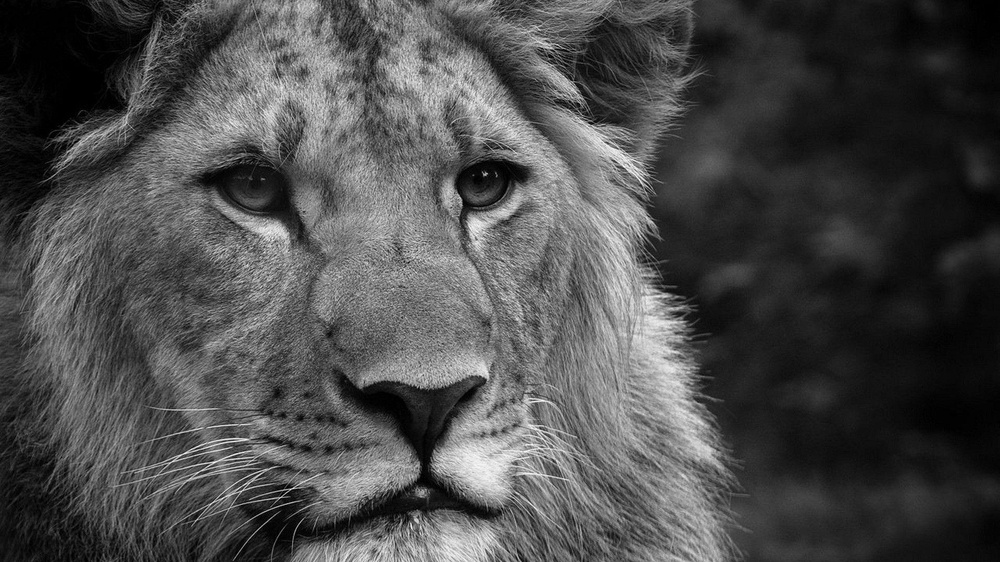
#> input picture 01_klasicne_sifre/assets/secret1.jpg, 1000 x 562 px, shrunk from 1920 x 1080 before the run
$ python otp_dec_img.py assets/secret1.jpg assets/secret2.jpg
#> lines starting #> are read from the running program, lines starting #| are printed output that depends on the picture
from PIL import Image
import os
import sys
import random

def xor_bytes(byte_str1, byte_str2):
    return bytes(x ^ y for x, y in zip(byte_str1, byte_str2))


# Check if a file path is provided as a command line argument
if len(sys.argv) != 3:
    print("Usage: python script.py <image_path> <image_path>")
    sys.exit(1)

# Specify the path to the greyscale images
image_path1 = sys.argv[1]
image_path2 = sys.argv[2]

# Open the images
image1 = Image.open(image_path1)
#> image1 is the input picture: PIL image 1000x562 RGB; min 0, max 255, mean 75.9
image2 = Image.open(image_path2)
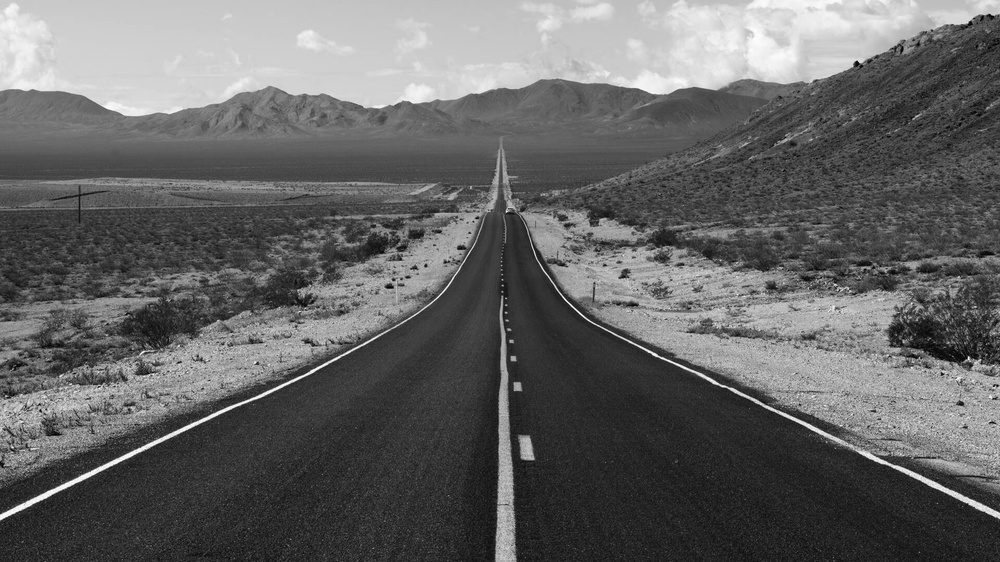
#> input picture 01_klasicne_sifre/assets/secret2.jpg, 1000 x 562 px, shrunk from 1920 x 1080 before the run
#> image2 is the input picture: PIL image 1000x562 L; min 0, max 255, mean 100.6

# Convert the images to greyscale
grey_image1 = image1.convert("L")
grey_image2 = image2.convert("L")

# Get the image data as bytes
image_bytes1 = grey_image1.tobytes()
image_bytes2 = grey_image2.tobytes()

# Get decrypted xor of images
decrypted_bytes = xor_bytes(image_bytes1, image_bytes2)

# Save the decrypted image
decrypted_image = Image.frombytes("L", image1.size, decrypted_bytes)
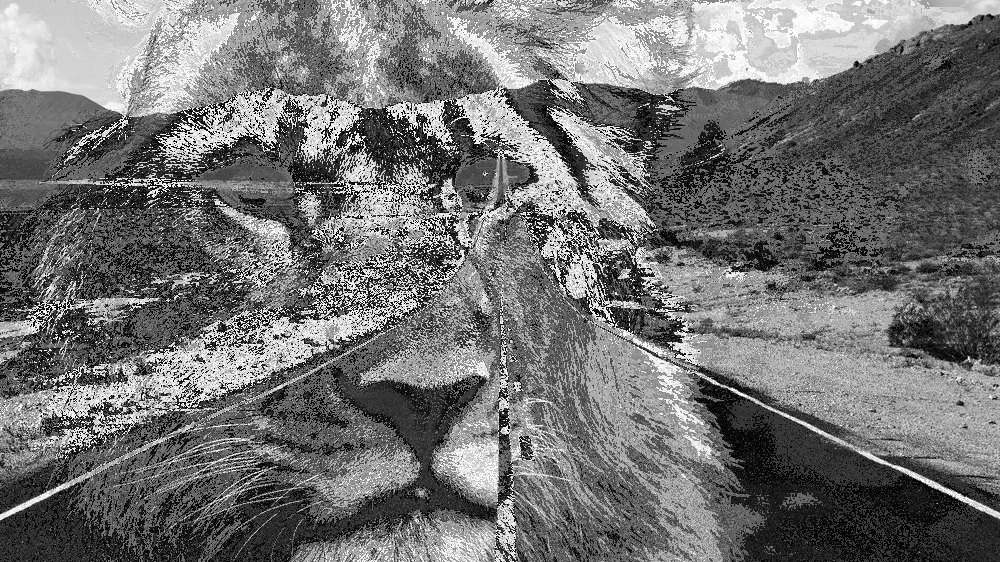
#> decrypted_image: PIL image 1000x562 L; min 0, max 255, mean 114.6
decrypted_image.save("decrypted_image.png")
